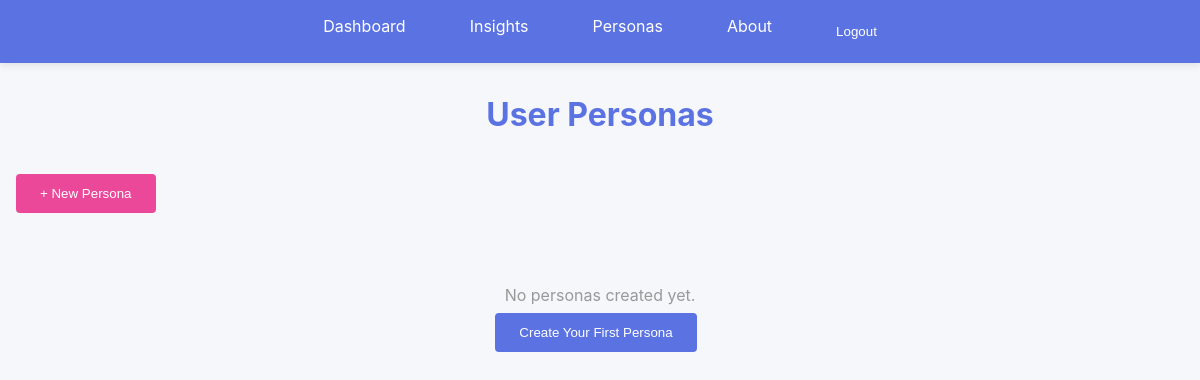
Page /personas (signed in) on the earlier database version.
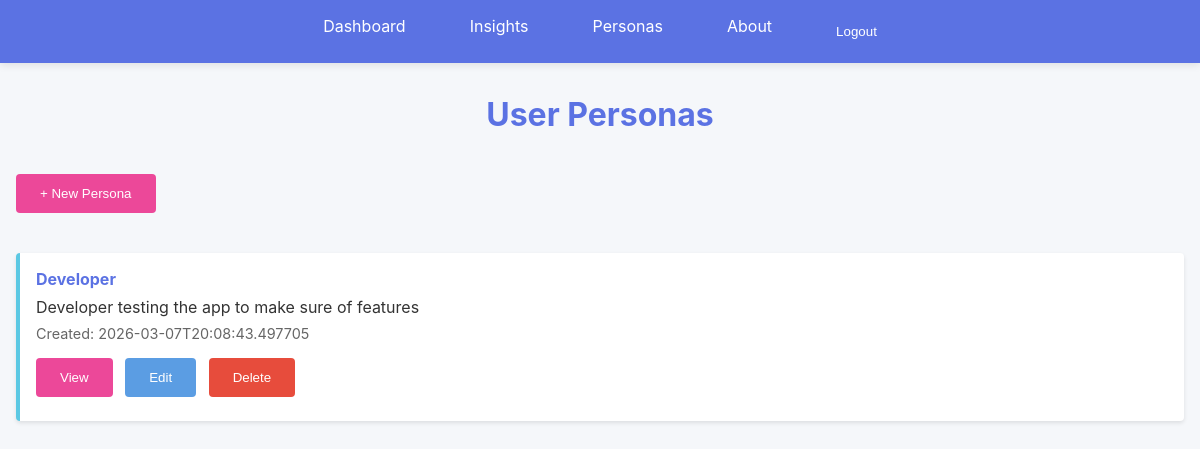
Same page on the later database version.
### models.py (models this page shows, shortened)
class Persona(db.Model):
    __tablename__ = 'personas'
    id = db.Column(db.Integer, primary_key=True)
    user_id = db.Column(db.Integer, db.ForeignKey('users.id'), nullable=True, index=True)
    name = db.Column(db.String(200), nullable=False)
    description = db.Column(db.Text, nullable=False)
    timestamp = db.Column(db.DateTime, nullable=False, default=datetime.utcnow)
    insights = db.relationship('Insight', backref='persona', lazy=True, cascade='all, delete-orphan')
    def to_dict(self):
        return {
            'id': self.id,
            'user_id': self.user_id,
            'name': self.name,
            'description': self.description,
            'timestamp': self.timestamp.isoformat() if self.timestamp else None
        }

### web_app.py (the view)
@app.route('/personas')
@login_required
def personas():
    user_id = current_user_id()
    personas_list = Persona.query.filter_by(user_id=user_id).order_by(Persona.timestamp.desc()).all()
    return render_template('personas.html', personas=[p.to_dict() for p in personas_list])

### web_app.py (called while the page is built)
def current_user_id():
    return session.get('user_id')

def get_current_user():
    user_id = current_user_id()
    if not user_id:
        return None
    return User.query.get(user_id)

def login_required(view_func):
    @wraps(view_func)
    def wrapped(*args, **kwargs):
        if not current_user_id():
            flash('Please log in to continue.', 'error')
            return redirect(url_for('login'))
        return view_func(*args, **kwargs)
    return wrapped

@app.context_processor
def inject_shared_context():
    return {
        'colors': COLORS,
        'current_user': get_current_user()
    }

### templates/personas.html (shortened to what this page needs)
{% extends "base.html" %}
{% block content %}
<h1>User Personas</h1>
<div style="margin-bottom: 2rem;">
    <button class="btn btn-success" onclick="window.location.href='/personas/new'">+ New Persona</button>
</div>
{% if personas %}
<div class="personas-list">
    {% for persona in personas %}
    <div class="persona-item">
        <h4><a href="/personas/{{ persona.id }}" style="color: var(--royal-blue); text-decoration: none;">{{ persona.name }}</a></h4>
        <p>{{ persona.description[:150] }}{% if persona.description|length > 150 %}...{% endif %}</p>
        <div class="meta">Created: {{ persona.timestamp }}</div>
        <div style="margin-top: 0.5rem;">
            <button class="btn btn-view" onclick="window.location.href='/personas/{{ persona.id }}'">View</button>
            <button class="btn btn-secondary" onclick="editPersona('{{ persona.id }}')">Edit</button>
            <button class="btn" onclick="deletePersona('{{ persona.id }}')" style="background-color: #e74c3c;">Delete</button>
        </div>
    </div>
    {% endfor %}
</div>
{% else %}
<div class="empty-state">
    <p>No personas created yet.</p>
    <button class="btn" onclick="window.location.href='/personas/new'">Create Your First Persona</button>
</div>
{% endif %}
{% endblock %}

Differences in the rows shown:
added Persona: name "Developer", description "Developer testing the app to make sure of features", timestamp "2026-03-07T20:08:43.497705"
Other differences:
text no longer shown: "No personas created yet. Create Your First Persona"
